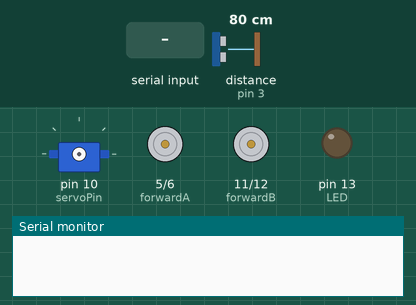
A sketch run on a simulated Arduino Uno, built with avr-gcc and run on an emulated ATmega328P. Shown: servo, motor-driver pin pairs drawn as motors (green arrow = first pin HIGH = forward, orange = second pin HIGH = backward, longer = more drive), output pins drawn as LEDs (lit = HIGH), the last lines printed to the serial monitor. Wiring (inferred from the names in the program): ultrasonic range finder: trigger pin 2; echo pin 3. The test bench sets the inputs (shaded band); at power-on: distance to the obstacle (sensor on pin 3) 80 cm. The echo pulse lasts 58.3 µs per cm; pins used as bus, display or sensor lines are not drawn.

Above: at 2.2 s.
2.3 s: "A" received over Serial
At 2.7 s:
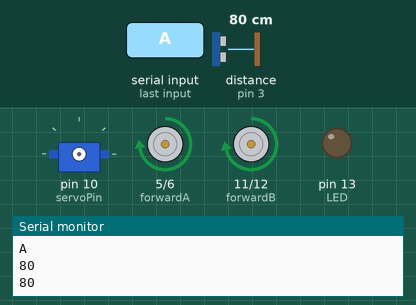
3.8 s: distance to the obstacle (sensor on pin 3) set to 42 cm
5.3 s: distance to the obstacle (sensor on pin 3) set to 35 cm
At 6.3 s:
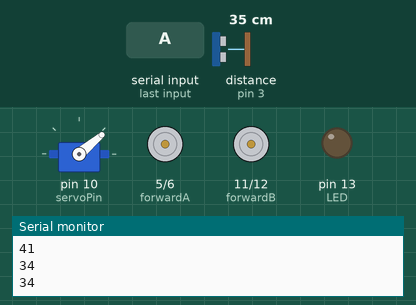
8.3 s: distance to the obstacle (sensor on pin 3) set to 60 cm
At 9.53 s:
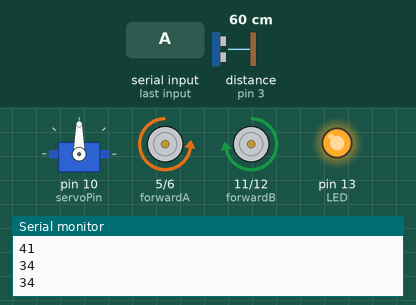
11.3 s: "M" received over Serial
At 12.6 s:
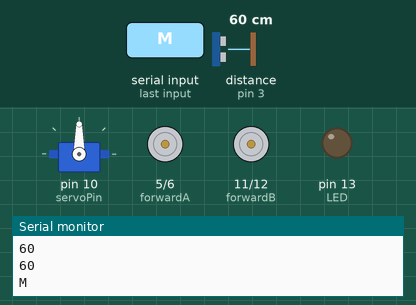
13.1 s: "L" received over Serial
At 14.4 s:
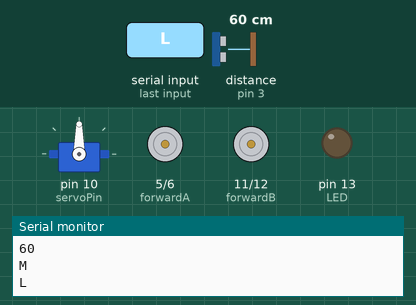
Timing chart, 0 to 15.7 s (numbered marks = the images above; inputs shaded):
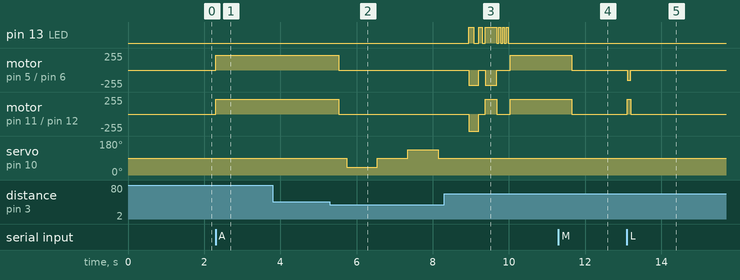

The sketch:

DuinoDroid.ino
```cpp
#include "VehicleMovements.h"
#include <Servo.h>

char incomingByte = '0';
VehicleMovements movements;
boolean isAuto = false;


void setup(){
   Serial.begin(9600);
   movements.initSensor();

}

void loop(){
 incomingByte = 'E';
  if(Serial.available() > 0){
    incomingByte = Serial.read();
    Serial.println(incomingByte);
  }


  if(incomingByte == '0'){
    isAuto = false;
  }
  else if(incomingByte == 'A'){
   isAuto = true;
 }
 else if(incomingByte == 'M') {
    isAuto = false;
  }


  if(isAuto){
    movements.beAutonomous();
  }
  else if(incomingByte == 'E'){
    movements.stop();
  }
  else interpretCommand(incomingByte);


 }

 void interpretCommand(char command){
   switch(command){
     case '0':  movements.stop();
     break;
     case 'F': movements.moveForward();
     delay(100);
     break;
     case 'B': movements.goBack();
     delay(100);
     break;
      case 'L': movements.turnLeft();
     delay(100);
     break;
      case 'R': movements.turnRight();
     delay(100);
     break;
     case '7': movements.moveFrontLeft();
     delay(100);
     break;
     case '9': movements.moveFrontRight();
     delay(100);
     break;
      case '3': movements.moveBackLeft();
     delay(100);
     break;
      case '4': movements.moveBackRight();
     delay(100);
     break;

   }

 }
```

PING.cpp
```cpp
#include "PING.h"
const int pingTrig = 2;
const int Echo = 3;

PING::PING() {
  // initialize serial communication:
  Serial.begin(9600);
  pinMode(pingTrig, OUTPUT);
}

PING::~PING(){}


long PING::getDistance(){
  // establish variables for duration of the ping,
  // and the distance result in inches and centimeters:
  long duration, cm;

  // The PING))) is triggered by a HIGH pulse of 2 or more microseconds.
  // Give a short LOW pulse beforehand to ensure a clean HIGH pulse:

  digitalWrite(pingTrig, LOW);
  delayMicroseconds(2);
  digitalWrite(pingTrig, HIGH);
  delayMicroseconds(5);
  digitalWrite(pingTrig, LOW);

  // The same pin is used to read the signal from the PING))): a HIGH
  // pulse whose duration is the time (in microseconds) from the sending
  // of the ping to the reception of its echo off of an object.
  pinMode(Echo, INPUT);
  duration = pulseIn(Echo, HIGH);

  // convert the time into a distance
  cm = microsecondsToCentimeters(duration);

  return cm;

}


long PING::microsecondsToCentimeters(long microseconds)
{
  // The speed of sound is 340 m/s or 29 microseconds per centimeter.
  // The ping travels out and back, so to find the distance of the
  // object we take half of the distance travelled.
  return microseconds / 29 / 2;
}
```

PING.h
```cpp
#ifndef PING_H
#define PING_H


#include<Arduino.h>//It is very important to remember this! note that if you are using Arduino 1.0 IDE, change "WProgram.h" to "Arduino.h"

class PING {
public:
        PING();
        ~PING();
        long getDistance();
        long microsecondsToCentimeters(long microseconds);

};

#endif
```

ServoReading.cpp
```cpp
#include "Servo.h"
#include "ServoReading.h"
#include "PING.h"
Servo servo;
PING ping2;
const int servoPin = 10;

ServoReading::ServoReading(){
 }


ServoReading::~ServoReading(){
}


boolean ServoReading::isLeftClear(){
   servo.attach(servoPin);
   long rightDistance = 0;
   long leftDistance = 0;
   servo.write(90);
   delay(200);
   servo.write(40);
   delay(800);
   rightDistance = ping2.getDistance();
   servo.write(90);
   delay(800);
   servo.write(135);
   delay(800);
   leftDistance = ping2.getDistance();
   servo.write(90);
   delay(800);
   if(rightDistance < leftDistance){
     return true;
   }
     return false;


}
```

ServoReading.h
```cpp
#ifndef ServoReading_H
#define ServoReading_H


#include<Arduino.h>//It is very important to remember this! note that if you are using Arduino 1.0 IDE, change "WProgram.h" to "Arduino.h"

class ServoReading {
public:
        ServoReading();
        ~ServoReading();
        boolean isLeftClear();

};

#endif
```

VehicleMovements.cpp
```cpp
#include "PING.h"
#include "VehicleMovements.h"
#include "ServoReading.h"


const int forwardA = 5;
const int backA = 6;
const int forwardB = 11;
const int backB = 12;
const int HIGH_SPEED_A = 225;
const int HIGH_SPEED_B = 220;
const int TURN_SPEED= 160;
const int LED = 13;
const int minDistance = 38;
PING ping;
boolean firstRun = true;
ServoReading servoReading;

VehicleMovements::VehicleMovements(){
   Serial.begin(9600);
   pinMode(forwardA, OUTPUT);
   pinMode(forwardB, OUTPUT);
   pinMode(backA, OUTPUT);
   pinMode(backB, OUTPUT);
   pinMode(LED, OUTPUT);
   digitalWrite(LED, LOW);
   initSensor();
}


VehicleMovements::~VehicleMovements(){}

 void VehicleMovements::initSensor(){
    stop();
    firstRun = false;
    long distance = ping.getDistance(); // Dummy first call in order to receive actual value the second time
  }

void VehicleMovements::avoidObstacle(){
   stop();
   moveToOptimalDirection();
   toggleLEDPattern(300, 1);
   stop();
   toggleLEDPattern(50, 7);
}

void VehicleMovements::moveToOptimalDirection(){
  boolean shouldTurnLeft = servoReading.isLeftClear();
   goBack();
   toggleLEDPattern(130, 2);
   stop();
   toggleLEDPattern(90, 2);
  if(shouldTurnLeft){
     turnLeft();
  }
  else turnRight();

}


void VehicleMovements:: goFront(){
  moveForward();
  delay(200);
}

void VehicleMovements::moveForward(){
   analogWrite(forwardB, HIGH_SPEED_B);
   analogWrite(forwardA, HIGH_SPEED_A);
   digitalWrite(backA, LOW);
   digitalWrite(backB, LOW);
}

void VehicleMovements::goBack(){
   digitalWrite(forwardA, LOW);
   digitalWrite(forwardB, LOW);
   analogWrite(backA, HIGH_SPEED_A);
   analogWrite(backB, HIGH_SPEED_B);
}


void VehicleMovements::turnLeft(){
   digitalWrite(backB, LOW);
   digitalWrite(forwardA, LOW);
   analogWrite(forwardB, TURN_SPEED);
   analogWrite(backA, TURN_SPEED - 5);
}

void VehicleMovements::turnRight(){
   digitalWrite(forwardB, LOW);
   digitalWrite(backA, LOW);
   analogWrite(forwardA, TURN_SPEED - 5);
   analogWrite(backB, TURN_SPEED);
}


void VehicleMovements::moveFrontLeft(){
   digitalWrite(forwardB, HIGH_SPEED_B);
   analogWrite(forwardA, 200);
   digitalWrite(backA, LOW);
   analogWrite(backB, LOW);
}


void VehicleMovements::moveFrontRight(){
   digitalWrite(forwardB, 195);
   analogWrite(forwardA, HIGH_SPEED_A);
   digitalWrite(backA, LOW);
   analogWrite(backB, LOW);
}

void VehicleMovements::moveBackRight(){
   digitalWrite(forwardB, LOW);
   analogWrite(forwardA, LOW);
   digitalWrite(backA, HIGH_SPEED_A);
   analogWrite(backB, 195);
}

void VehicleMovements::moveBackLeft(){
   digitalWrite(forwardB, LOW);
   analogWrite(forwardA, LOW);
   digitalWrite(backA, 200);
   analogWrite(backB, HIGH_SPEED_B);
}

void VehicleMovements::stop(){
   digitalWrite(forwardA, LOW);
   digitalWrite(forwardB, LOW);
   digitalWrite(backA, LOW);
   digitalWrite(backB, LOW);
}


void VehicleMovements::toggleLEDPattern(int duration, int times){
  for(int i = 0; i <= times -1 ; i++){
    toggleLED();
    delay(duration);
  }
}

void VehicleMovements::toggleLED() {
  int ledState = digitalRead(LED);
   if (ledState == HIGH)
     ledState = LOW;
   else
     ledState = HIGH;
   digitalWrite(LED,ledState);  // make LED ON/OFF same as updated ledState
}


  boolean VehicleMovements::hasFoundObstacle(){
    long distance = ping.getDistance();
    Serial.println(distance);
    boolean answer =  distance <= minDistance;
    Serial.println(distance);
    return answer;
  }

  void VehicleMovements::beAutonomous(){
     if(!hasFoundObstacle()){
           moveForward();
           delay(400);
           return;
       }
      avoidObstacle();
  }
```

VehicleMovements.h
```cpp
#ifndef VehicleMovements_H
#define VehicleMovements_H


#include<Arduino.h>//It is very important to remember this! note that if you are using Arduino 1.0 IDE, change "WProgram.h" to "Arduino.h"
#include <Servo.h>
class VehicleMovements {
public:
        VehicleMovements();
        ~ VehicleMovements();

        void avoidObstacle();
        void moveToOptimalDirection();
        void moveForward();
        void goBack();
        void turnLeft();
        void turnRight();
        void stop();
        void toggleLEDPattern(int duration, int times);
        void toggleLED();
        boolean hasFoundObstacle();
        void beAutonomous();
        void initSensor();
        void goFront();
        void moveFrontLeft();
        void moveFrontRight();
        void moveBackLeft();
        void moveBackRight();


};

#endif
```

Measured:
- the behaviour switches between 40 and 39 cm on distance to the obstacle (sensor on pin 3) (found by bisection; images 1 and 2)
- after the input at 2.3 s, motor on pin 5 (forwardA) / pin 6 (backA): stopped → forward 225/255 at once; motor on pin 11 (forwardB) / pin 12 (backB): stopped → forward 220/255 at once
- after the input at 5.3 s, motor on pin 5 (forwardA) / pin 6 (backA): forward 225/255 → stopped after 0.24 s; motor on pin 11 (forwardB) / pin 12 (backB): forward 220/255 → stopped after 0.24 s; servo on pin 10 (servoPin): 90° → 40° after 0.44 s, → 90° 0.80 s later, → 135° 0.80 s later, → 90° 0.80 s later
- after the input at 8.3 s, servo on pin 10 (servoPin): stays 90° (without the input it goes to 40° after 1.9 s)
- after the input at 11.3 s, motor on pin 5 (forwardA) / pin 6 (backA): forward 225/255 → stopped after 0.35 s; motor on pin 11 (forwardB) / pin 12 (backB): forward 220/255 → stopped after 0.35 s
- after the input at 13.1 s, motor on pin 5 (forwardA) / pin 6 (backA): stopped → backward 155/255 at once, → stopped 0.10 s later; motor on pin 11 (forwardB) / pin 12 (backB): stopped → forward 220/255 at once, → stopped 0.10 s later
